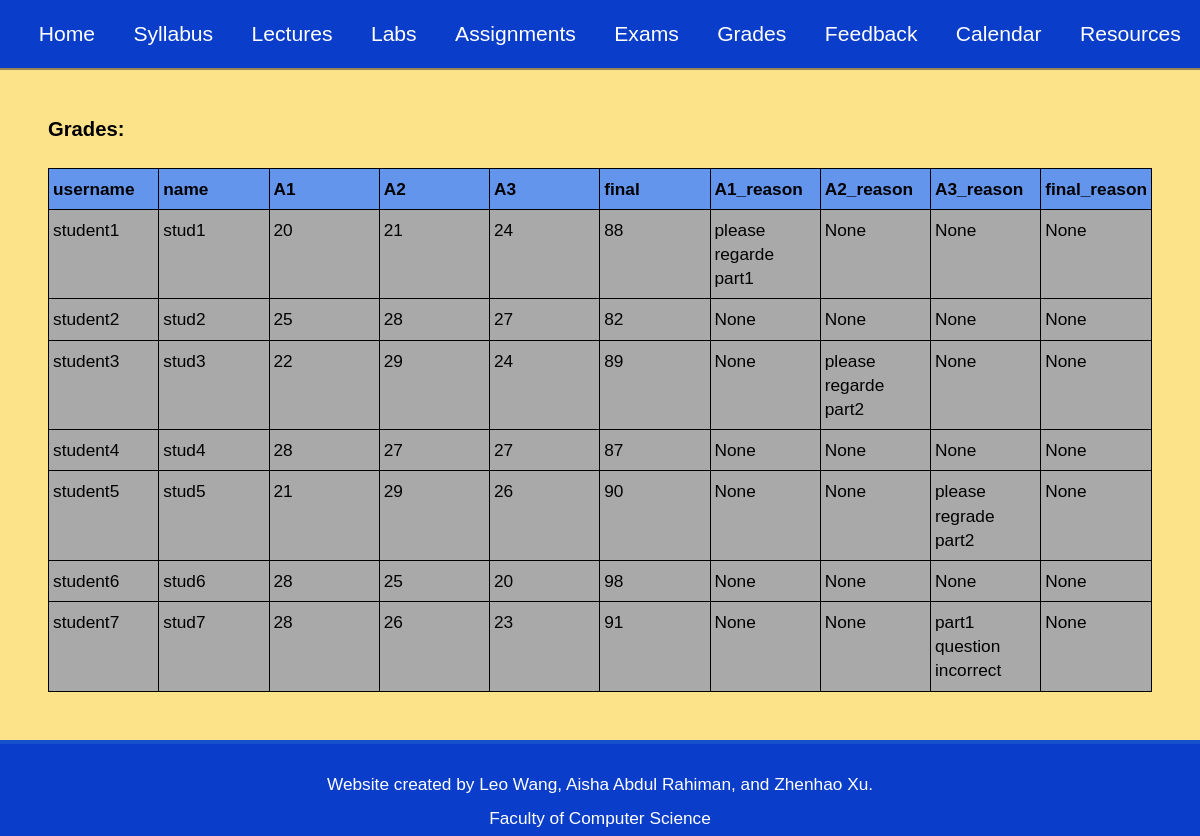
Page /grades (signed in) on the earlier database version.
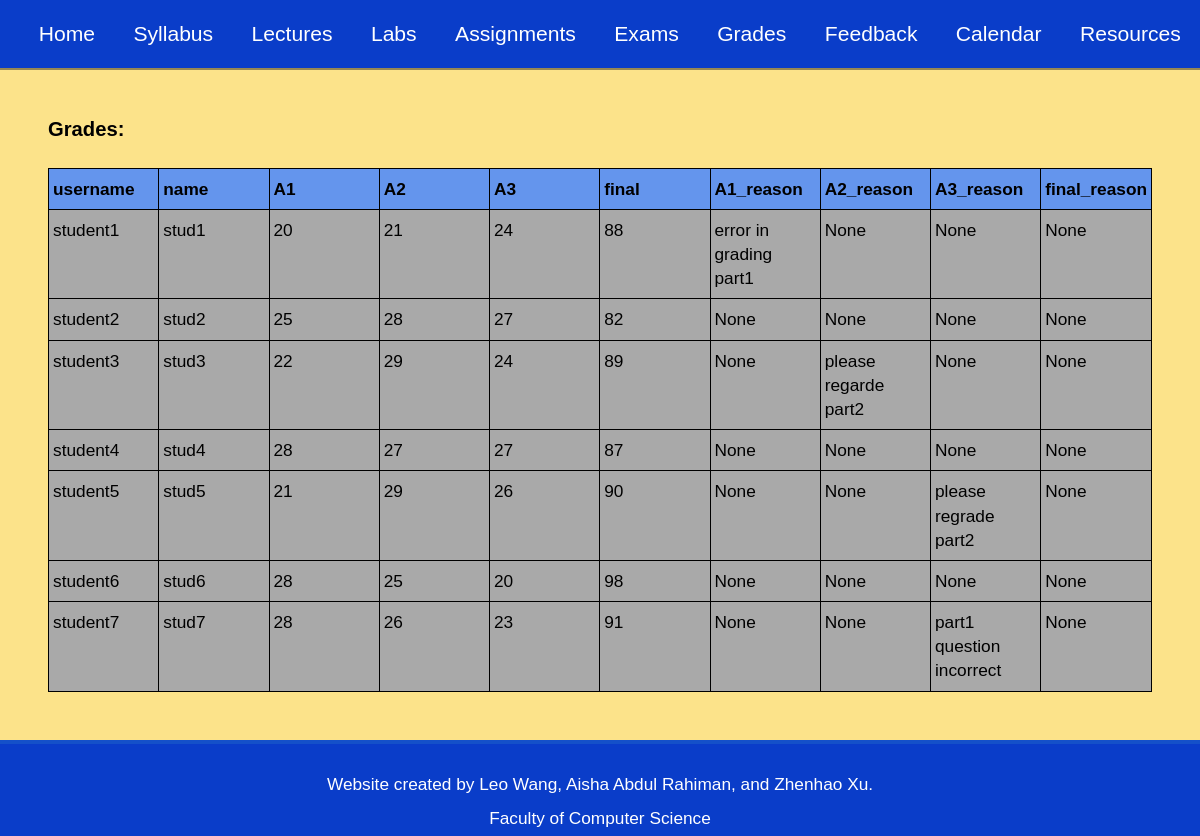
Same page on the later database version.
### tables this page shows
CREATE TABLE "Marks" (
	"username"	TEXT,
	"name"	TEXT,
	"A1"	INTEGER,
	"A2"	INTEGER,
	"A3"	INTEGER,
	"final"	INTEGER,
	"A1_reason"	TEXT,
	"A2_reason"	TEXT,
	"A3_reason"	TEXT,
	"final_reason"	TEXT,
	PRIMARY KEY("username")
);

### app.py (the view)
@app.route("/grades", methods=['POST', 'GET'])
def grades():
    check_login()
    headings = ("username", "name", "A1", "A2", "A3", "final", "A1_reason", "A2_reason", "A3_reason", "final_reason")
    if session['usertype'] == 'student':
        data = records("SELECT * FROM Marks WHERE username = ?", session['username'])
        if request.method == 'POST':
            A1_reason = request.form['A1_reason']
            A2_reason = request.form['A2_reason']
            A3_reason = request.form['A3_reason']
            final_reason = request.form['final_reason']
            execute("INSERT INTO Marks VALUES (?, ?, ?, ?, ?)", session['username'], A1_reason, A2_reason, A3_reason, final_reason)
            commit()
        return render_template('grades.html', headings=headings, data=data)
    elif session['usertype'] == 'instructor':
        data = records("SELECT * FROM Marks")
        return render_template('grades.html', headings=headings, data=data)
    else:
        raise ValueError('Invalid usertype: ' + session['usertype'])

### auth.py (called while the page is built)
def check_login():
    if 'username' not in session:
        abort(403)

### db.py (called while the page is built)
def records(commands, *values):
    cur.execute(commands, tuple(values))
    return cur.fetchall()

### templates/grades.html (shortened to what this page needs)
{% extends 'navbase.html' %}
{% block content %}
<h3>Grades:</h3>
<br>
    <div class="grades-table">
        {% for header in headings %}
            <span class="table-header">{{ header }}</span>
        {% endfor %}
        {% for row in data %}
            {% for entry in row %}
                <span>{{ entry }}</span>
            {% endfor %}
        {% endfor %}
    </div>
{% endblock %}

### templates/navbase.html (shortened to what this page needs)
<!DOCTYPE html>
<html lang="en">
<head>
    <link rel="stylesheet" href="{{ url_for('static', filename='style.css') }}">
</head>
<body>
    <nav id="navbar" class="nav">
        <ul class="nav-list">
            <li>
                <a href="index">Home</a>
            </li>
            <li>
                <a href="syllabus">Syllabus</a>
            </li>
            <li>
                <a href="lectures">Lectures</a>
            </li>
            <li>
                <a href="labs">Labs</a>
            </li>
            <li>
                <a href="assignments">Assignments</a>
            </li>
            <li>
                <a href="exams">Exams</a>
            </li>
            <li>
                <a href="grades">Grades</a>
            </li>
            <li>
                <a href="feedback">Feedback</a>
            </li>
            <li>
                <a href="calendar">Calendar</a>
            </li>
            <li>
                <a href="resources">Resources</a>
            </li>
        </ul>
    </nav>
    <div class="main">
        {% block content %}
        {% endblock %}
    </div>
    <footer>
        <p>
            Website created by Leo Wang, Aisha Abdul Rahiman, and Zhenhao Xu.
        </p>
        <a href="https://www.utsc.utoronto.ca/cms/faculty-of-computer-science">
            Faculty of Computer Science
        </a>
    </footer>
</body>
</html>

### static/style.css (style rules this page uses)
* { margin: 0; padding: 0; }
*, *::before, *::after { box-sizing: inherit; }
html { box-sizing: border-box; font-size: 62.5%; scroll-behavior: smooth; min-height: 100%; }
@media only screen and (max-width: 75em) { html { font-size: 60%; } }
body { font-family: "Arial Black", sans-serif; font-size: 1.8rem; font-weight: 400; line-height: 1.4; color: rgb(0, 0, 0); }
ul { list-style: none; }
a { text-decoration: none; color: black; }
.nav { display: flex; justify-content: flex-end; flex-wrap: wrap; position: fixed; top: 0; left: 0; width: 100%; background: rgb(10, 61, 201); box-shadow: 0 2px 0 rgba(0, 0, 0, 0.4); z-index: 1; overflow: hidden; }
.nav-list { display: flex; }
.nav-list > * { height: 100%; align-items: center; }
.nav-list a { display: block; font-size: 2.2rem; padding: 2rem; text-align: center; color: white; height: 100%; }
.main { display: flex; flex-direction: column; justify-content: left; align-items: flex-start; width: 100%; height: 100%; background-color: #FCE38A; padding-bottom: 5rem; padding-top: 12rem; min-height: calc(100vh - 10rem); }
.main > * { margin: 0 5rem 0 5rem; }
footer { width: 100%; height: 10rem; font-weight: 300; display: flex; flex-direction: column; text-align: center; align-items: center; justify-content: space-evenly; padding: 2rem; background: rgb(10, 61, 201); border-top: 4px solid rgb(20, 80, 201); }
footer > p { margin: 1rem; color: white; }
footer > a { color: white; }
.table-header { background-color: cornflowerblue; font-weight: bold; }
.grades-table { display: grid; grid-template-columns: repeat(10, 1fr); border-top: 1px solid black; border-right: 1px solid black; background: darkgray; }
.grades-table > span { padding: 8px 4px; border-left: 1px solid black; border-bottom: 1px solid black; }

Differences in the rows shown:
changed Marks "student1": A1_reason "please regarde part1" → "error in grading part1"
